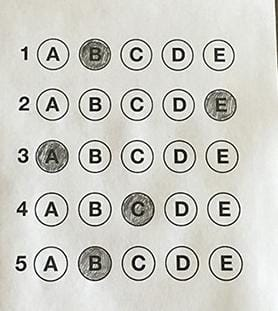
#> input picture OMR1.jpeg, 278 x 311 px; its folder holds only this picture in this run
$ python -i app.py   (imports and definitions only)
#> lines starting #> are read from the running program, lines starting #| are printed output that depends on the picture; after the words box and inside, x2 and y2 are one past the last pixel; in counts of white or black regions, pixels touching at a corner belong together
### functions.py
import cv2 as cv
import numpy as np


# [41 lines left out: function concat, not called in this run]


def preprocessing(img, threshold1=40, threshold2=90):
    imgBlur = cv.GaussianBlur(img, (3, 3), 0)
    imgCanny = cv.Canny(imgBlur, threshold1, threshold2)
    kernel = np.ones((5, 5), np.int32)
    imgDia = cv.dilate(imgCanny, kernel, iterations=2)
    imgErode = cv.erode(imgDia, kernel, iterations=1)
    return imgCanny, imgErode


# contours, area, peri, approx, len(approx), center, bbox
def get_contour(image1, image2, minArea=2000, filters=0, draw=False):
    """ image1 = Original Image /////
    image2 = Canny or Erode Image"""
    contour, hierarchy = cv.findContours(image2, cv.RETR_EXTERNAL, cv.CHAIN_APPROX_NONE)
    imgContour = image1.copy()
    final_cont = []
    for cnt in contour:
        area = cv.contourArea(cnt)
        if area > minArea:
            peri = cv.arcLength(cnt, True)
            approx = cv.approxPolyDP(cnt, 0.02 * peri, True)
            bbox = cv.boundingRect(approx)
            M = cv.moments(cnt)
            cx = int(M['m10'] / M['m00'])
            cy = int(M['m01'] / M['m00'])
            center = (cx, cy)
            if filters > 0:
                if len(approx) == filters:
                    final_cont.append([cnt, area, peri, approx, len(approx), center, bbox])
            else:
                final_cont.append([cnt, area, peri, approx, len(approx), center])
    final_cont = sorted(final_cont, key=lambda x: x[1], reverse=True)
    for i in range(0, len(final_cont)):
        peri = cv.arcLength(final_cont[i][0], True)
        approx = cv.approxPolyDP(final_cont[i][0], 0.02 * peri, True)
        final_cont[i][3] = approx
    if draw:
        for i in range(0, len(final_cont)):
            cv.drawContours(imgContour, final_cont[i][0], -1, (0, 255, 0), 5)
        return final_cont, imgContour
    return final_cont, imgContour


# contours,center, radius, bbox
def get_contour_circle(image1, image2, minArea=5000, draw=False):
    """ image1 = Original Image /////
        image2 = Canny or Erode Image"""
    contour, hierarchy = cv.findContours(image2, cv.RETR_EXTERNAL, cv.CHAIN_APPROX_NONE)
    imgContour = image1.copy()
    final_cont = []
    for cnt in contour:
        area = cv.contourArea(cnt)
        if area > minArea:
            (x, y), radius = cv.minEnclosingCircle(cnt)
            center = (int(x), int(y))
            radius = int(radius)
            peri = cv.arcLength(cnt, True)
            approx = cv.approxPolyDP(cnt, 0.02 * peri, True)
            bbox = cv.boundingRect(approx)
            final_cont.append([cnt, center, radius, bbox])
    if draw:
        for i in range(0, len(final_cont)):
            cv.drawContours(imgContour, final_cont[i][0], -1, (0, 255, 0), 5)
        return final_cont, imgContour
    return final_cont, imgContour


# [28 lines left out: functions get_warp, get_warp_inverse, reorder, not called in this run]


def splitting(img, questions, choices):

    rows = np.array_split(img, questions)
    boxes = []
    for r in rows:
        cols = np.hsplit(r, choices)
        for box in cols:
            boxes.append(box)
    return boxes


def show_answers(img, myIndex, myAnswers, grading, questions, choices):
    secW = img.shape[1] / questions
    secH = img.shape[0] / choices

    for x in range(0, questions):
        Ans = myIndex[x]
        cx = int((Ans*secW) + secW//2)
        cy = int((x * secH) + secH//2)
        if grading[x] == 1:
            mycolor = (0, 255, 0)
        else:
            mycolor = (0, 0, 255)
            correct_ans = myAnswers[x]
            cxs = int((correct_ans * secW) + secW // 2)
            cv.circle(img, (cxs, cy), 25, (0, 255, 0), -1)
        cv.circle(img, (cx, cy), 40, mycolor, -1)
    return img

### app.py
from flask import Flask, render_template, request
import os
import cv2 as cv
import numpy as np
import functions
import uuid

UPLOAD_FOLDER = 'static/uploads'

# [1 line not run here, left out]
# [1 line that did not run here, left out]

# [18 lines that did not run here, left out]


def process_omr(image_path):
#> called with image_path = 'OMR1.jpeg'
    question, options = 5, 5
    myAnswers = [1, 2, 0, 4, 4]
    choiceArea = 1000
    img_width, img_height = 550, 600

    image = cv.imread(image_path)
#> image is the input picture: shape (311, 278, 3); mean B, G, R 199.3, 205.7, 205.7
    image = cv.resize(image, (img_width, img_height))
#> image: shape (600, 550, 3)
    img_cont_2 = image.copy()
    Canny, Erode = functions.preprocessing(image)
#> in preprocessing, `imgCanny = cv.Canny(imgBlur, threshold1, threshold2)`:
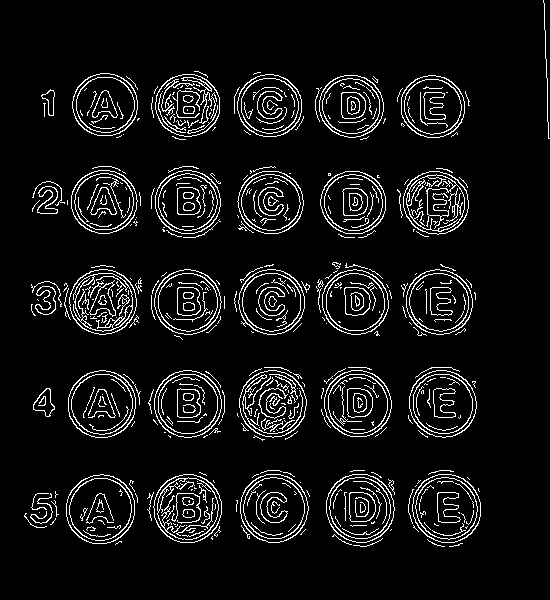
#> imgCanny: shape (600, 550); 7.3% white in thin lines or dots, all inside (x1, y1, x2, y2) = (24, 0, 550, 547)
#> in preprocessing, `imgErode = cv.erode(imgDia, kernel, iterations=1)`:
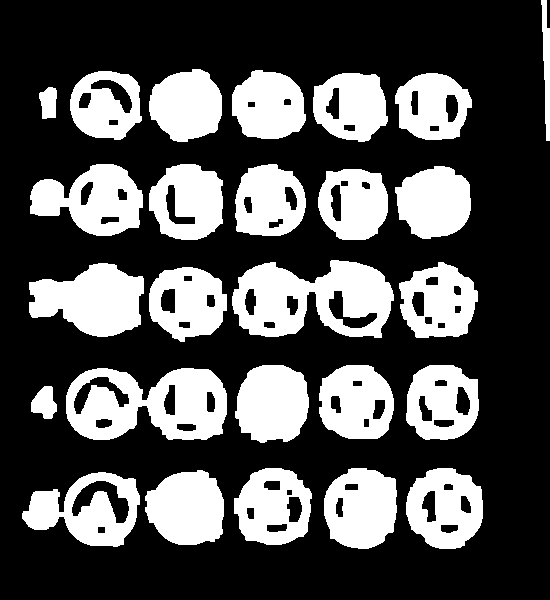
#> imgErode: shape (600, 550); 32.2% white; 26 white regions

    try:
        contours, img_cont = functions.get_contour(image, Canny, filters=4, draw=True, minArea=9000)
#> in get_contour, `contour, hierarchy = cv.findContours(image2, cv.RETR_EXTERNAL, cv.CHAI..`: contour = 202 contours, 170 with area under 20; largest, box (x1, y1, x2, y2) and area: (66, 474, 135, 544) 3726, (412, 474, 481, 543) 3674, (326, 474, 395, 543) 3648, (240, 474, 309, 543) 3642, (153, 474, 222, 543) 3640
#> the loop in get_contour, `for cnt in contour:` made 202 passes
#> area on passes 18, 30, 32: 25.5, 24.5, 3673.5
#> after the loop in get_contour, `for cnt in contour:`: final_cont = []
#> contours = []
        cv.drawContours(img_cont_2, contours[0][0], -1, (0, 0, 255), 5)
        if len(contours) == 2:
            cv.drawContours(img_cont_2, contours[1][0], -1, (255, 0, 0), 5)
        BiggestContour = functions.reorder(contours[0][3])
        if len(contours) == 2:
            globalContour = functions.reorder(contours[1][3])
        pt1 = np.float32(BiggestContour)
        warpImg1 = functions.get_warp(image, pt1, img_width, img_height, img_width, img_height)
        warpCanny, warpErode = functions.preprocessing(warpImg1)
        contours_circle, img_cont_circle = functions.get_contour_circle(warpImg1, warpCanny, draw=True, minArea=choiceArea)
    except:
        contours_circle, img_cont_circle = functions.get_contour_circle(image, Canny, draw=True, minArea=choiceArea)
#> the loop in get_contour_circle, `for cnt in contour:` made 202 passes
#> (area, x, y, radius, center, peri, bbox) on passes 32, 33, 34, 36, 37, 72: (3673.5, 446.6, 507.3, 35, (446, 507), 226.9, (413, 474, 68, 69)), (3648, 359.6, 507.6, 34, (359, 507), 226.3, (326, 474, 68, 69)), (3641.5, 273.4, 507.9, 34, (273, 507), 225.7, (240, 474, 69, 69)), (3640, 187.2, 508.1, 34, (187, 508), 226.3, (154, 474, 68, 69)), (3726.5, 99.89, 508.7, 35, (99, 508), 227.7, (68, 476, 65, 66)), (3511.5, 442, 403.6, 34, (441, 403), 222.9, (411, 371, 65, 66))
#> after the loop in get_contour_circle, `for cnt in contour:`: final_cont = 25 items
#> the loop in get_contour_circle, `for i in range(0, len(final_cont)):` made 25 passes
#> after the loop in get_contour_circle, `for i in range(0, len(final_cont)):`:
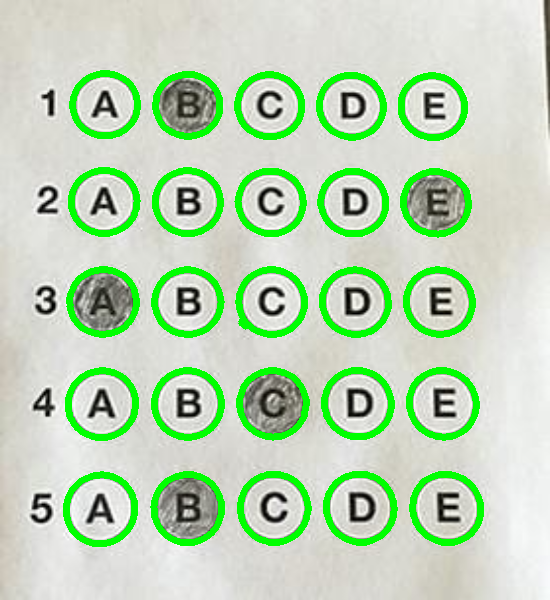
#> imgContour: shape (600, 550, 3); mean B, G, R 182.9, 215, 188.6
#> contours_circle = 25 items

    x, y, points_c = [], [], []
    for obj in contours_circle:
        x.append(obj[3][0])
        y.append(obj[3][1])
        final_point = obj[3][0] + obj[3][2], obj[3][1] + obj[3][3]
        points_c.append(final_point)
#> this loop made 25 passes
#> final_point on passes 1 to 8: (481, 543), (394, 543), (309, 543), (222, 543), (133, 542), (476, 437), (392, 437), (305, 436)
#> after the loop, points_c = 25 pairs, first value 133 to 481, second value 135 to 543; x = 25 values, max 413 at index 0, min 68 at index 4, mean 238.8; y = 25 values, max 476 at index 4, min 73 at index 24, mean 272.1
    first = np.min(x), np.min(y)
#> first = (68, 73)
    points_c = np.array(points_c)
    sum1 = points_c.sum(1)
#> sum1 = 25 values, max 1024 at index 0, min 274 at index 24, mean 641.7
    last = points_c[np.argmax(sum1)]
#> last = [481, 543]

    warpImg = image.copy()[first[1] - 10:last[1] + 10, first[0] - 10:last[0] + 10]
    warpImg = cv.resize(warpImg, (img_width, img_height))
#> warpImg: shape (600, 550, 3)
    img_cont_circle = img_cont_circle[first[1] - 10:last[1] + 10, first[0] - 10:last[0] + 10]
    img_cont_circle = cv.resize(img_cont_circle, (img_width, img_height))
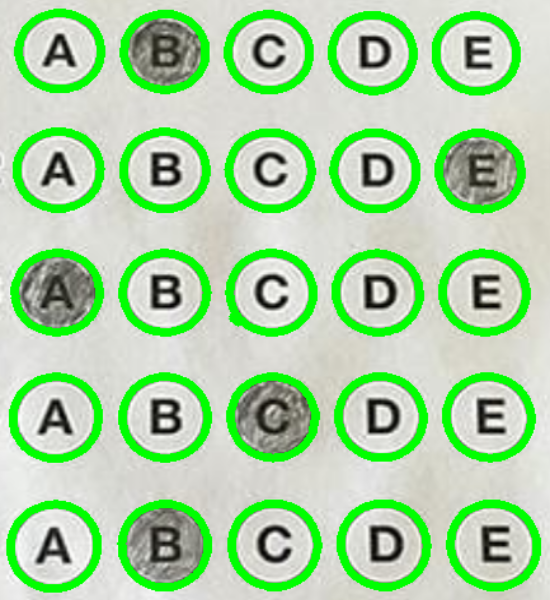
#> img_cont_circle: shape (600, 550, 3); mean B, G, R 165.7, 212.2, 171.1

    warpGray = cv.cvtColor(img_cont_circle, cv.COLOR_BGR2GRAY)
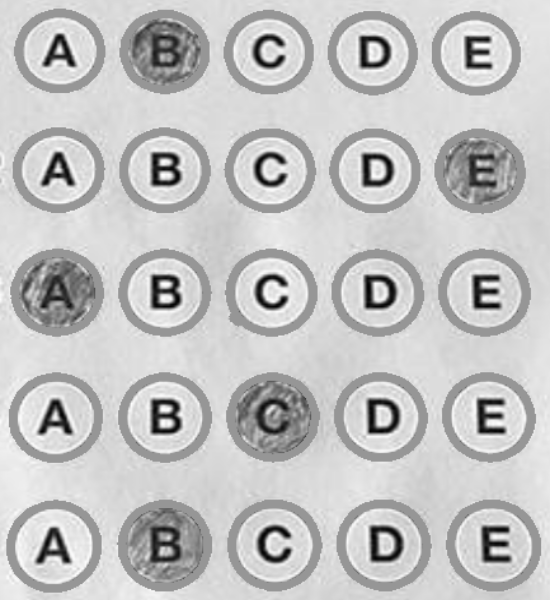
#> warpGray: shape (600, 550); min 2, max 255, mean 194.6
    threshold = cv.threshold(warpGray, 150, 255, cv.THRESH_BINARY_INV)[1]
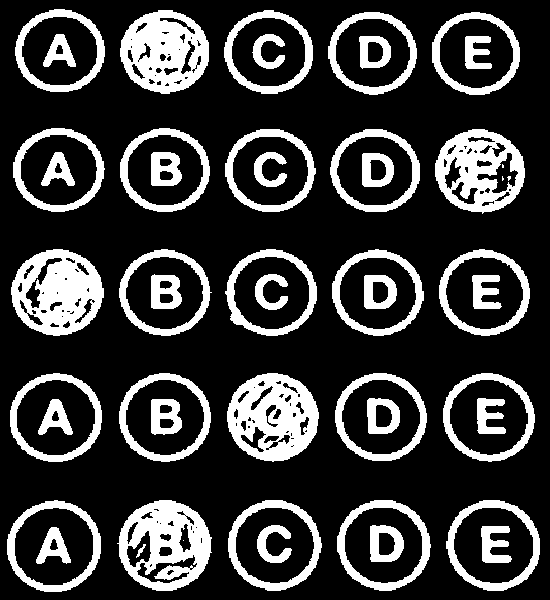
#> threshold: shape (600, 550); 22.8% white; 50 white regions (4 under 20 px), largest, box (x1, y1, x2, y2) and area: (227, 373, 319, 462) 5279, (11, 249, 104, 336) 5238, (117, 500, 212, 591) 5029
    boxes = functions.splitting(threshold, question, options)
#> in splitting, `rows = np.array_split(img, questions)`: rows = 5 items
#> the loop in splitting, `for r in rows:` made 5 passes
#> after the loop in splitting, `for r in rows:`: boxes = 25 items
#> boxes = 25 items

    myPixelValues = np.zeros((question, options), np.int32)
    countC, countR = 0, 0
    for x in boxes:
        totalPixels = cv.countNonZero(x)
        myPixelValues[countR][countC] = totalPixels
        countC += 1
        if countC == options:
            countR += 1
            countC = 0
#> this loop made 25 passes
#> totalPixels on passes 1 to 8: 2343, 4966, 2370, 2634, 2065, 2381, 2563, 2366
#> after the loop, countC = 0; countR = 5; myPixelValues = [[2343, 4966, 2370, 2634, 2065], [2381, 2563, 2366, 2595, 4240], [5238, 2595, 2468, 2595, 2502], [2509, 2654, 5279, 2617, 2550], [2573, 5075, 2643, 2775, 2692]]

    myIndex = [np.argmax(myPixelValues[x]) for x in range(0, question)]
#> myIndex = [1, 4, 0, 2, 1]
    grading = [1 if myAnswers[x] == myIndex[x] else 0 for x in range(0, question)]
#> grading = [1, 0, 1, 0, 0]
    score = int((sum(grading) / question) * 100)
#> score = 40

    imgResult = warpImg.copy()
    imgResult = functions.show_answers(imgResult, myIndex, myAnswers, grading, question, options)
#> the loop in show_answers, `for x in range(0, questions):` made 5 passes
#> (Ans, cx) on passes 1 to 5: (1, 165), (4, 495), (0, 55), (2, 275), (1, 165)
#> after the loop in show_answers, `for x in range(0, questions):`:
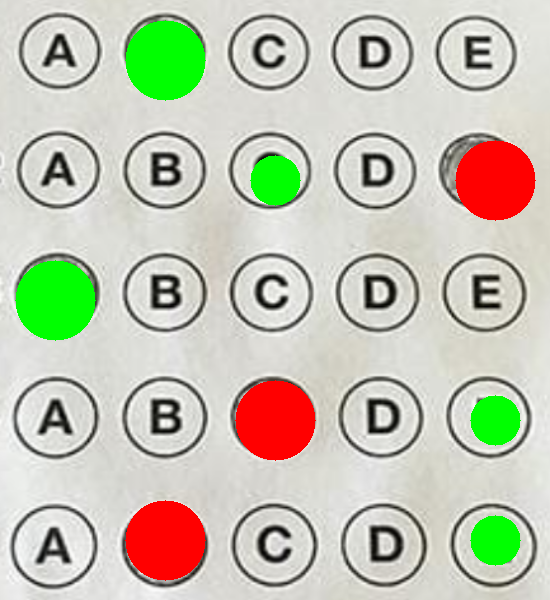
#> img: shape (600, 550, 3); mean B, G, R 178.6, 196.6, 195.9
    # imgResult = functions.showAnswers(imgResult, myIndex, myAnswers, grading, questions=5, choices=5)


    result_path = os.path.join(UPLOAD_FOLDER, 'result_' + os.path.basename(image_path))
    cv.imwrite(result_path, imgResult)

    return result_path, score

# [2 lines not run here, left out]

>>> result = process_omr('OMR1.jpeg')
#> result = ('static/uploads/result_OMR1.jpeg', 40)

$ run again, on OMR2.jpeg
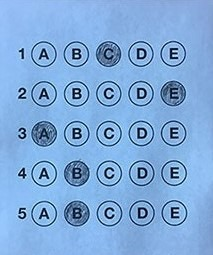
#> input picture OMR2.jpeg, 213 x 255 px
#> in process_omr, image is the input picture: shape (255, 213, 3); mean B, G, R 218.7, 170.1, 127.6
#> image: shape (600, 550, 3)
#> imgCanny: shape (600, 550); 7.5% white in thin lines or dots, all inside (x1, y1, x2, y2) = (40, 92, 492, 539)
#> imgDia: shape (600, 550); 39.3% white; 17 white regions, largest, box (x1, y1, x2, y2) and area: (38, 368, 491, 449) 26136, (243, 463, 496, 542) 15527, (160, 275, 407, 353) 15026
#> imgErode: shape (600, 550); 33.3% white; 17 white regions
#> in get_contour, `contour, hierarchy = cv.findContours(image2, cv.RETR_EXTERNAL, cv.CHAI..`: contour = 173 contours, 142 with area under 20; largest, box (x1, y1, x2, y2) and area: (80, 472, 148, 535) 3248, (249, 471, 317, 534) 3227, (416, 470, 484, 532) 3224, (415, 376, 484, 438) 3224, (332, 470, 401, 533) 3223
#> the loop in get_contour, `for cnt in contour:` made 173 passes
#> area on passes 16, 25, 26: 310, 3194, 3247.5
#> after the loop in get_contour, `for cnt in contour:`: final_cont = []
#> the loop in get_contour_circle, `for cnt in contour:` made 173 passes
#> (area, x, y, radius, center, peri, bbox) on passes 25, 26, 27, 28, 30, 61: (3194, 198.2, 502, 33, (198, 502), 211.8, (166, 473, 64, 59)), (3247.5, 113.6, 502.5, 34, (113, 502), 214.1, (82, 472, 65, 60)), (3227, 282.2, 502, 33, (282, 502), 213.5, (249, 471, 68, 63)), (3224.5, 449.8, 500.8, 33, (449, 500), 212.1, (417, 470, 67, 62)), (3223, 366.1, 500.5, 34, (366, 500), 214.3, (333, 470, 68, 63)), (3219.5, 113.6, 408, 33, (113, 408), 213.2, (80, 378, 68, 62))
#> after the loop in get_contour_circle, `for cnt in contour:`: final_cont = 25 items
#> the loop in get_contour_circle, `for i in range(0, len(final_cont)):` made 25 passes
#> after the loop in get_contour_circle, `for i in range(0, len(final_cont)):`:
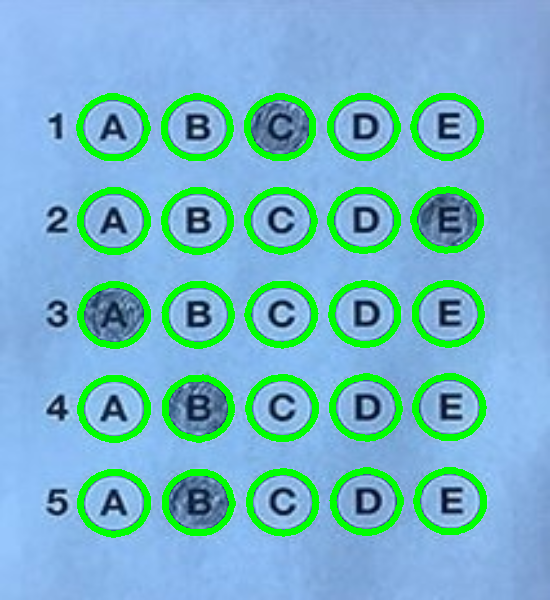
#> imgContour: shape (600, 550, 3); mean B, G, R 199.9, 181.4, 117.4
#> the loop in process_omr, `for obj in contours_circle:` made 25 passes
#> final_point on passes 1 to 8: (230, 532), (147, 532), (317, 534), (484, 532), (401, 533), (148, 440), (315, 438), (232, 440)
#> after the loop in process_omr, `for obj in contours_circle:`: points_c = 25 pairs, first value 147 to 484, second value 158 to 534; x = 25 values, max 418 at index 8, min 80 at index 5, mean 248.2; y = 25 values, max 473 at index 0, min 96 at index 20, mean 283.8
#> first = (80, 96)
#> sum1 = 25 values, max 1016 at index 3, min 305 at index 24, mean 659.9
#> last = [484, 532]
#> threshold: shape (600, 550); 29.2% white; 73 white regions (28 under 20 px), largest, box (x1, y1, x2, y2) and area: (10, 257, 104, 345) 6257, (120, 505, 215, 592) 6216, (442, 132, 536, 220) 6184
#> rows = 5 items
#> the loop in splitting, `for r in rows:` made 5 passes
#> after the loop in splitting, `for r in rows:`: boxes = 25 items
#> the loop in process_omr, `for x in boxes:` made 25 passes
#> totalPixels on passes 1 to 8: 3118, 3330, 6153, 3330, 3240, 3217, 3354, 3156
#> after the loop in process_omr, `for x in boxes:`: countC = 0; countR = 5; myPixelValues = [[3118, 3330, 6153, 3330, 3240], [3217, 3354, 3156, 3291, 6185], [6259, 3360, 3136, 3310, 3350], [3081, 6124, 3135, 3492, 3335], [3106, 6216, 3185, 3568, 3258]]
#> myIndex = [2, 4, 0, 1, 1]
#> grading = [0, 0, 1, 0, 0]
#> score = 20
#> the loop in show_answers, `for x in range(0, questions):` made 5 passes
#> (Ans, cx) on passes 1 to 5: (2, 275), (4, 495), (0, 55), (1, 165), (1, 165)
#> after the loop in show_answers, `for x in range(0, questions):`:
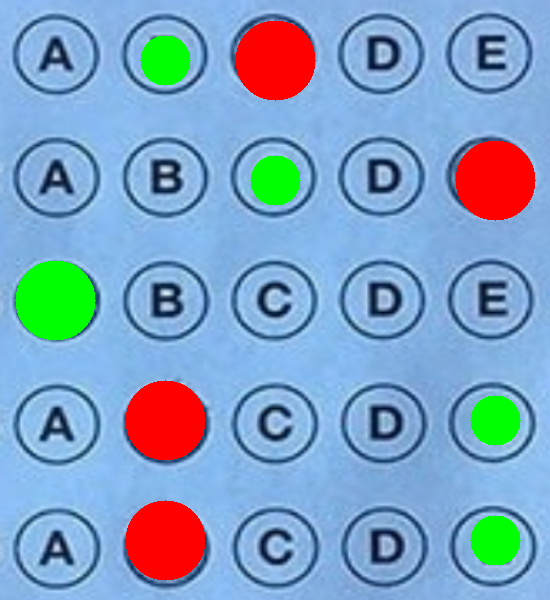
#> img: shape (600, 550, 3); mean B, G, R 194.2, 162, 128
#> result = ('static/uploads/result_OMR2.jpeg', 20)
